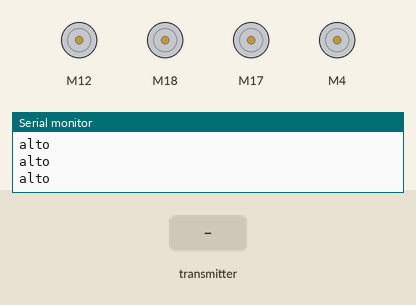
Simulated run of this sketch. Board: Arduino Mega 2560, built with avr-gcc and run on an emulated ATmega2560. On the bench: 4 × DC motor (green arrow = forward, orange = backward, longer = faster), the last lines printed to the serial monitor. Inputs (shaded band) come from the test bench.

Above: at 1.2 s.
1.3 s: the transmitter starts sending ch.0 = 172
At 1.6 s:
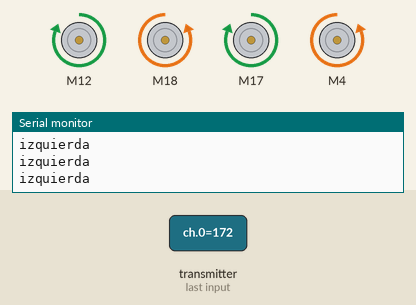
2.8 s: the transmitter starts sending ch.1 = 172
At 4.0 s:
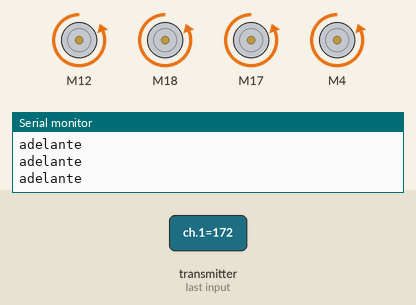
4.3 s: the transmitter starts sending ch.1 = 1811
At 4.9 s:
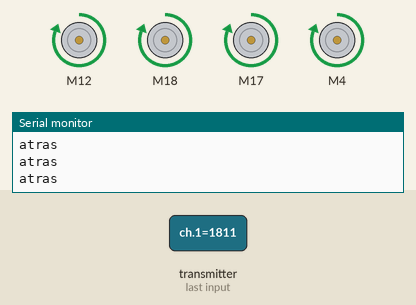
5.8 s: the transmitter starts sending ch.1 = 600
At 6.3 s:
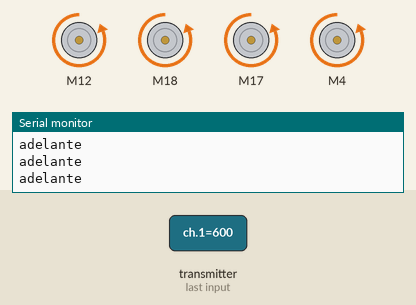
7.3 s: the transmitter starts sending ch.1 = 992
At 8.4 s:
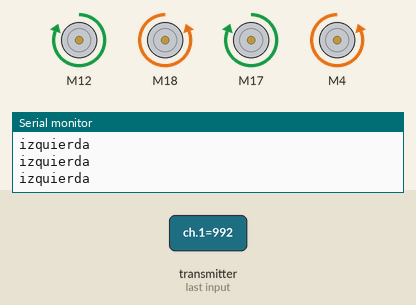
8.8 s: the transmitter starts sending ch.0 = 1811
At 9.7 s:
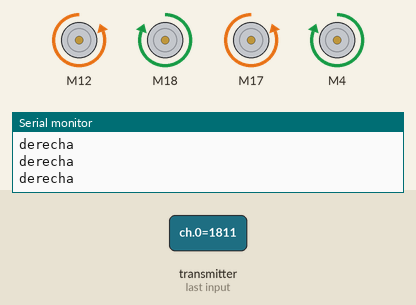
Timing chart, 0 to 11.3 s (numbered marks = the images above; inputs shaded):
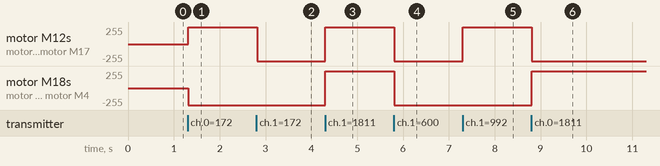

Measured:
- after the input at 1.3 s, motor M12, motor M17: stopped → forward 255/255 at once; motor M18, motor M4: stopped → backward 255/255 at once
- after the input at 2.8 s, motor M12, motor M17: forward 255/255 → backward 255/255 at once
- after the input at 4.3 s, motor M12, motor M18, motor M17, motor M4: backward 255/255 → forward 255/255 at once
- after the input at 5.8 s, motor M12, motor M18, motor M17, motor M4: forward 255/255 → backward 255/255 at once
- after the input at 7.3 s, motor M12, motor M17: backward 255/255 → forward 255/255 at once
- after the input at 8.8 s, motor M12, motor M17: forward 255/255 → backward 255/255 at once; motor M18, motor M4: backward 255/255 → forward 255/255 at once

The sketch:

CuatroMotoresYSBUS.ino
```cpp
//Codigo elaborado por Mike, Carlos, David, Alonso y Fausto

#include "BTS7960.h"
#include "sbus.h"

bfs::SbusRx sbus_rx(&Serial2, 15, 2, true, false);
bfs::SbusData data;


const uint8_t motor1_pins[3] = { 2, 12, 13};  //Enable, Left_PWM, Right_PWM //RPWM3 EN PLACA
const uint8_t motor2_pins[3] = { 2, 18, 5 };  //Enable, Left_PWM, Right_PWM //RPWM6 EN PLACA
const uint8_t motor3_pins[3] = { 2, 17, 16 };  //Enable, Left_PWM, Right_PWM //RPWM7 EN PLACA
const uint8_t motor4_pins[3] = { 2, 4, 0 };  //Enable, Left_PWM, Right_PWM //RPWM8 EN PLACA


BTS7960 motorController1(motor1_pins[0], motor1_pins[1], motor1_pins[2]);
BTS7960 motorController2(motor2_pins[0], motor2_pins[1], motor2_pins[2]);
BTS7960 motorController3(motor3_pins[0], motor3_pins[1], motor3_pins[2]);
BTS7960 motorController4(motor4_pins[0], motor4_pins[1], motor4_pins[2]);

int velocidad = 255;
void setup() {
  Serial.begin(115200);
  motorController1.Enable();
  motorController2.Enable();
  motorController3.Enable();
  motorController4.Enable();
  sbus_rx.Begin();
}

void loop() {

  if (sbus_rx.Read()) {
    /* Grab the received data */
    data = sbus_rx.data();

    if (data.ch[1]<1100 && data.ch[1]>900){
      if (data.ch[0]<1100 && data.ch[0]>900){
        alto();
        Serial.println("alto");
      }else if(data.ch[0]>1100){
        derecha();
        Serial.println("derecha");
      }else{
        izquierda();
        Serial.println("izquierda");
      }
    }else if(data.ch[1]>1100){
      atras();
      Serial.println("atras");
    }else{
      adelante();
      Serial.println("adelante");
    }

}
}

void adelante() {

  motorController1.TurnLeft(velocidad);
  motorController2.TurnLeft(velocidad);
  motorController3.TurnLeft(velocidad);
  motorController4.TurnLeft(velocidad);
}

void atras() {

  motorController1.TurnRight(velocidad);
  motorController2.TurnRight(velocidad);
  motorController3.TurnRight(velocidad);
  motorController4.TurnRight(velocidad);
}

void derecha() {

  motorController1.TurnLeft(velocidad);
  motorController2.TurnRight(velocidad);
  motorController3.TurnLeft(velocidad);
  motorController4.TurnRight(velocidad);
}

void izquierda() {

  motorController1.TurnRight(velocidad);
  motorController2.TurnLeft(velocidad);
  motorController3.TurnRight(velocidad);
  motorController4.TurnLeft(velocidad);
}
void alto() {

  motorController1.Stop();
  motorController2.Stop();
  motorController3.Stop();
  motorController4.Stop();
}
```
